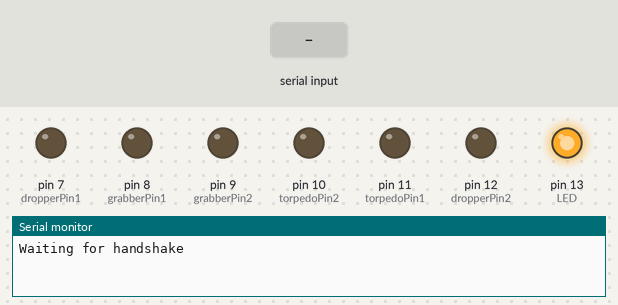
The sketch below on a simulated Arduino Uno, built with avr-gcc and run on an emulated ATmega328P. Shown: output pins drawn as LEDs (lit = HIGH), the last lines printed to the serial monitor. The inputs (shaded band) are chosen by the test bench.

Above: at 0.9 s.
1.0 s: byte 254 (0xFE) received over Serial
At 2.2 s:
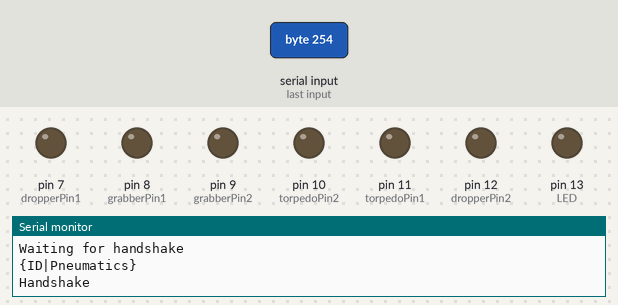
2.7 s: "5\n" received over Serial
At 3.5 s:
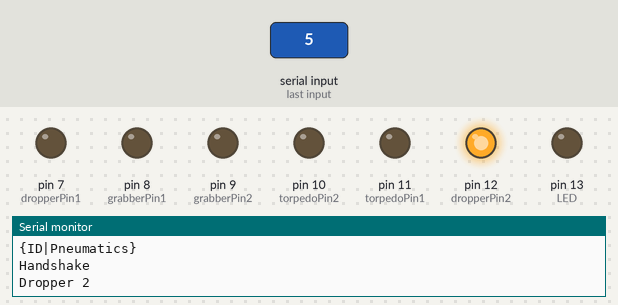
Timing chart, 0 to 5.7 s (numbered marks = the images above; inputs shaded):
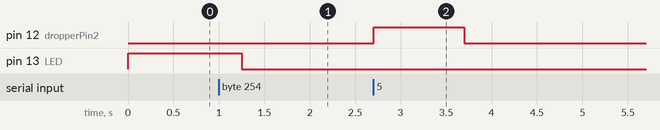

The sketch:

seawolf_pneumatics.ino
```cpp
//Seawolf Pneumatics

#define DEBUG //uncomment this line while testing w/ Arduino serial monitor


////////////////////////////////////////////////////////////
// you should wire it so that p6 relates to firing 6 etc etc
//6 = white
//5 = green
//4 = yeller
//3 = blue
// 2 = black
// 1 = orange


///////////////////////////////////////////////////////////

//byte code definitions, bytes corresponding numbered Pneumatics item, P1-P6
const byte OPEN_GRABBER   =1 ;
const byte CLOSE_GRABBER  =2 ;
const byte TORPEDO_2      =3 ;
const byte TORPEDO_1      =4 ;
const byte DROPPER_2      =5 ;
const byte DROPPER_1      =6 ;
const byte RESET          ='r';
// if there is a problem with comparing it may be because of how the above variables are initialized.
// consider making a counter to not let the things fire more than once
const byte EXTRA          = 7; //reserved for future use for something else

//callback function declarations
void openGrabber();
void closeGrabber();
void dropper1();
void dropper2();
void torpedo1();
void torpedo2();

//pins
const int grabberPin1=8;
const int grabberPin2=9;
const int torpedoPin2=10;
const int torpedoPin1=11;
const int dropperPin2=12;
const int dropperPin1=7;
const int LED=13;


void firePin(int pin, unsigned long ms)
{
  digitalWrite(pin, HIGH);
  delay(ms);
  digitalWrite(pin, LOW);
}

int handshakeSerial(){
    Serial.println("Waiting for handshake");
    //Show handshake LED
    digitalWrite(LED, HIGH);

    int incomingByte;
    int i = 0;
    char incomingString[64];

    /* Wait for handshake signal */
    while(1){
      //blocking
      while(Serial.available()==0){}

      //Treat 0xFE as a signal for Identity
      incomingByte = Serial.read();
      if(incomingByte == 0xFE) {
          Serial.println("{ID|Pneumatics}");
          delay(250);
          break;
      }
    }
    Serial.println("Handshake ");

    //turn off handshake LED
    digitalWrite(LED, LOW);

    return 1;
}

void setup()
{
  Serial.begin(9600);

  pinMode(dropperPin1,OUTPUT);
  pinMode(dropperPin2,OUTPUT);
  pinMode(torpedoPin1,OUTPUT);
  pinMode(torpedoPin2,OUTPUT);
  pinMode(grabberPin1,OUTPUT);
  pinMode(grabberPin2,OUTPUT);
  pinMode(LED,        OUTPUT);

  //#ifndef DEBUG
    handshakeSerial();
  //#endif
}

void loop()
{
  if(Serial.available()>0)
  {
    byte code;

    //only use this method when manually debugging with arduino serial monitor
    #ifdef DEBUG
      code=Serial.parseInt();
    #else
      code=Serial.read();
    #endif

    switch(code)
    {
      case OPEN_GRABBER:
        openGrabber();
        break;
      case CLOSE_GRABBER:
        closeGrabber();
        break;
      case DROPPER_1:
        dropper1();
        break;
      case DROPPER_2:
        dropper2();
        break;
      case TORPEDO_1:
        torpedo1();
        break;
      case TORPEDO_2:
        torpedo2();
        break;
      case RESET:
        setup();
      default:
        Serial.print("Unknown Code: ");
        Serial.println(code);
    }
  }
}

//function definitions

void openGrabber()
{
  #ifdef DEBUG
  Serial.println("Open Grabber");
  #endif

  //firePin(grabberPin1, 1000);
  digitalWrite(grabberPin1, HIGH);
}

void closeGrabber()
{
  #ifdef DEBUG
  Serial.println("Close Grabber");
  #endif

  //firePin(grabberPin2, 1000);
  digitalWrite(grabberPin1, LOW);
  delay(100);
  digitalWrite(grabberPin2, HIGH);
  delay(1000);
  digitalWrite(grabberPin2, LOW);
}

void dropper1()
{
  #ifdef DEBUG
  Serial.println("Dropper 1");
  #endif
  firePin(dropperPin1, 1000);
}

void dropper2()
{
  #ifdef DEBUG
  Serial.println("Dropper 2");
  #endif
  firePin(dropperPin2, 1000);
}

void torpedo1()
{
  #ifdef DEBUG
  Serial.println("Torpedo 1");
  #endif
  firePin(torpedoPin1, 1000);
}

void torpedo2()
{
  #ifdef DEBUG
  Serial.println("Torpedo 2");
  #endif
  firePin(torpedoPin2, 1000);
}
```

Measured:
- after the input at 1.0 s, pin 13 (LED): HIGH → LOW after 0.25 s
- after the input at 2.7 s, pin 12 (dropperPin2): LOW → HIGH at once, → LOW 1.0 s later
